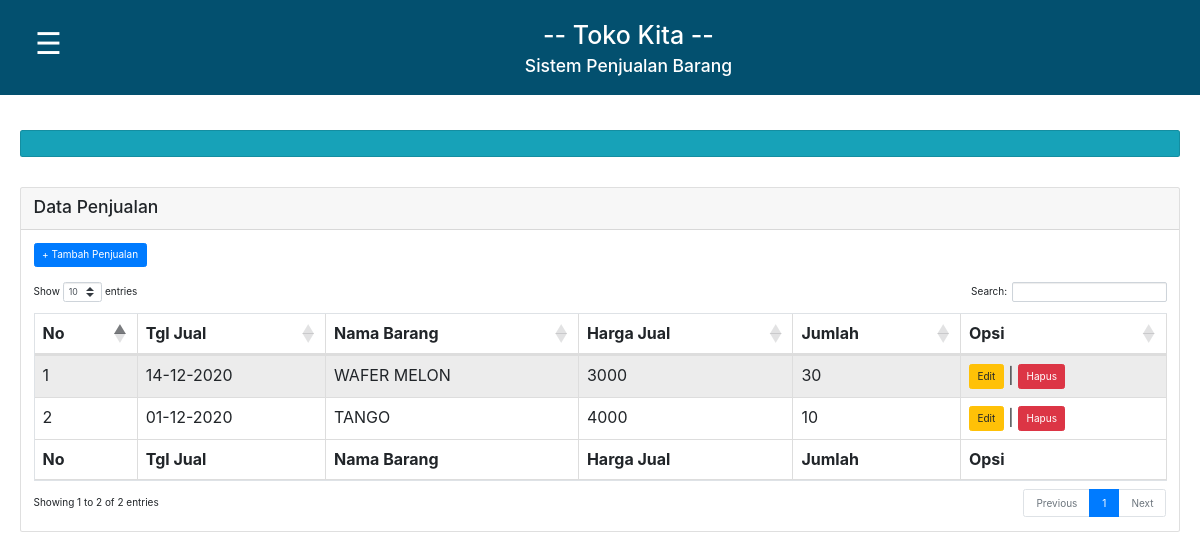
The app's page /index3.php with its own data.
### tables this page shows
CREATE TABLE `barang_laku` (
  `id` int(4) NOT NULL,
  `tanggal_jual` date NOT NULL,
  `nama_barang` varchar(60) NOT NULL,
  `harga_jual` int(12) NOT NULL,
  `jumlah` int(12) NOT NULL
);

### index3.php (the view, shortened to what this page needs)
<html>
<head>
<link rel="stylesheet" type="text/css" href="style.css">
	<link rel="stylesheet" type="text/css" href="assets/css/bootstrap.css">
	<link rel="stylesheet" type="text/css" href="https://cdnjs.cloudflare.com/ajax/libs/twitter-bootstrap/4.5.2/css/bootstrap.css">
	<link rel="stylesheet" type="text/css" href="https://cdn.datatables.net/1.10.22/css/dataTables.bootstrap4.min.css">
</head>
<body>
<div class="judul">
<button class="openbtn" onclick="openNav()">&#9776;</button>
<h1>-- Toko Kita --</h1>
<br>
<h3>Sistem Penjualan Barang</h3>
</div>
<div class="main" id="main">
	<br/>
	<div class="card text-white bg-info" style="font-size: 15px;">
        <div class="card-body">
        </div>
    </div>
    <br><br>
	<div class="card">
		<div class="card-header">
			<h3> Data Penjualan </h3>
		</div>
		<div class="card-body">
            <a class="btn btn-primary" href="input_laku.php">+ Tambah Penjualan</a>
            <br><br>
            <table border="1" id="example" class="table table-striped table-bordered">
                <thead>
                    <tr>
                        <th>No</th>
                        <th>Tgl Jual</th>
                        <th>Nama Barang</th>
                        <th>Harga Jual</th>
                        <th>Jumlah</th>
                        <th>Opsi</th>
                    </tr>
                </thead>
            <?php
            include "koneksi.php";
            $query_mysql = mysqli_query($conn, "SELECT * FROM barang_laku ORDER BY id DESC")or die(mysql_error());
            $nomor = 1;
            while($data = mysqli_fetch_array($query_mysql)){
            ?>
                <tr>
                    <td><?php echo $nomor++; ?></td>
                    <td><?php echo date("d-m-Y", strtotime($data['tanggal_jual'])); ?></td>
                    <td><?php echo $data['nama_barang']; ?></td>
                    <td><?php echo $data['harga_jual']; ?></td>
                    <td><?php echo $data['jumlah']; ?></td>
                    <td>
                    <a class="btn btn-warning" href="edit_laku.php?id=<?php echo $data['id']; ?>">Edit</a> |
                    <a class="btn btn-danger" href="hapus_laku.php?id=<?php echo $data['id']; ?>" onclick="return confirm('Anda Yakin Akan Menghapus')">Hapus</a>
                    </td>
                </tr>
            <?php } ?>
                <tfoot>
                    <tr>
                        <th>No</th>
                        <th>Tgl Jual</th>
                        <th>Nama Barang</th>
                        <th>Harga Jual</th>
                        <th>Jumlah</th>
                        <th>Opsi</th>
                    </tr>
                </tfoot>
            </table>
		</div>
	</div>
</div>
</body>
</html>

### style.css (style rules this page uses)
body { font-family: 'roboto'; color: #000000; }
.judul { background: #03506f; padding: 20px; text-align: center; }
.judul h1 { height: 15px; color: #ffffff; }
.judul h3 { height: 15px; color: #ffffff; }
.openbtn { font-size: 30px; cursor: pointer; background-color: #03506f; color: white; padding: 1px 15px; border: none; text-align: start; float: left; }
#main { transition: margin-left .5s; padding: 20px; }

### records on screen
barang_laku: tanggal_jual "14-12-2020", nama_barang "WAFER MELON", harga_jual "3000", jumlah "30"
barang_laku: tanggal_jual "01-12-2020", nama_barang "TANGO", harga_jual "4000", jumlah "10"
